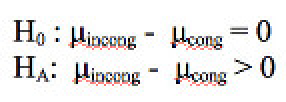
#> input picture data_analysis/stroop/images/hypothesis.jpg, 143 x 51 px, given in place of tower_bridge.jpg, which was not available (shown 2 times larger)
$ jupyter execute --allow-errors absolute_basics.ipynb   (text cells are left out)
#> lines starting #> are read from the running program, lines starting #| are printed output that depends on the picture; after the words box and inside, x2 and y2 are one past the last pixel; in counts of white or black regions, pixels touching at a corner belong together; pictures that were not available may be replaced by others from this repository, and a replacement may not be noted
[cell 1]
import cv2
import numpy as np
import matplotlib.pyplot as plt
from IPython.display import Video

[cell 2]
#Helper functions
def display_two_images(img1,img2):
    _,axes = plt.subplots(1,2,figsize=(10,5))
    axes[0].imshow(img1)
    axes[1].imshow(img2)

[cell 3]
# Read and show an image
def read_and_show_image(fn):
    image = cv2.imread(fn)
    window = cv2.namedWindow('Image',cv2.WINDOW_AUTOSIZE)
    cv2.imshow(window,image)
    cv2.waitKey(0)
    cv2.destroyWindow('Image')

#read_and_show_image('images/tower_bridge.jpg')

[cell 4]
# Read and show a video
def read_and_show_video(fn):
    window = cv2.namedWindow('Video',cv2.WINDOW_AUTOSIZE)
    cap = cv2.VideoCapture()
    if cap.open(fn):
        (success,frame) = cap.read()
        while(success):
            cv2.imshow(window,frame)
            if(cv2.waitKey(33) >=0):
                break
            (success,frame) = cap.read()
    cv2.destroyWindow('Video')

#read_and_show_video('videos/piano.mp4')

[cell 5]
# Add a trackbar slider to the video viewer for moving around
# within the video file

[cell 6]
# Read and show image inline
def read_and_convert_image(fn):
#> called with fn = 'images/tower_bridge.jpg'
    image = cv2.imread(fn)
#> image is the input picture: shape (51, 143, 3); mean B, G, R 232.7, 233.2, 234.7
    return cv2.cvtColor(image,cv2.COLOR_BGR2RGB)

plt.imshow(read_and_convert_image('images/tower_bridge.jpg'));
#> (this line was passed over: IPython is not available in this run)

[cell 7]
# smooth image
def smooth_image(image):
    image = cv2.GaussianBlur(image,(5,5),3)
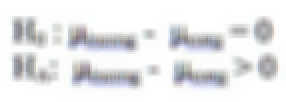
#> image: shape (51, 143, 3) (shown 2 times larger); mean of channels 0, 1, 2 234.7, 233.2, 232.7; drawn as B, G, R
    image = cv2.GaussianBlur(image,(5,5),3)
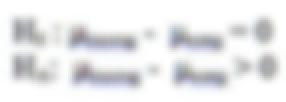
#> image: shape (51, 143, 3) (shown 2 times larger); mean of channels 0, 1, 2 234.7, 233.2, 232.7; drawn as B, G, R
    return image

image = read_and_convert_image('images/tower_bridge.jpg')
out = smooth_image(image)
display_two_images(image,out)
#> (the call stopped at in display_two_images, `_,axes = plt.subplots(1,2,figsize=(10,5))`: IPython is not available in this run)

[cell 8]
image = read_and_convert_image("images/tower_bridge.jpg")
display_two_images(image,cv2.pyrDown(image,image))
#> (the call stopped at in display_two_images, `_,axes = plt.subplots(1,2,figsize=(10,5))`: IPython is not available in this run)

[cell 9]
def cannyEdgeDetect(image):
    image = cv2.cvtColor(image,cv2.COLOR_RGB2GRAY)
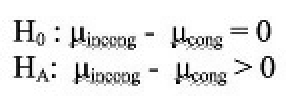
#> image: shape (51, 143) (shown 2 times larger); min 0, max 255, mean 233.6
    edge_image = np.zeros_like(image)
    edge_image = None
    return cv2.Canny(image,threshold1=10,
                     threshold2=100,apertureSize=3,L2gradient=True)
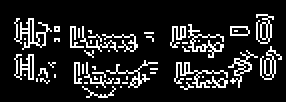
#> returned value: shape (51, 143) (shown 2 times larger); 13.6% white in thin lines or dots, all inside (x1, y1, x2, y2) = (7, 7, 141, 49)

image = read_and_convert_image("images/tower_bridge.jpg")
edge = cannyEdgeDetect(image)
#> (the rest of this cell did not finish here and is left out)

[cell 10]
def primaryEdgeDetect(image):
    image = cv2.cvtColor(image,cv2.COLOR_RGB2GRAY)
    image = cv2.pyrDown(image)
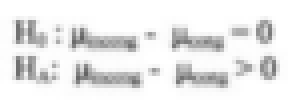
#> image: shape (26, 72) (shown 4 times larger); min 100, max 255, mean 234.2
    image = cv2.pyrDown(image)
    image = cv2.Canny(image,threshold1=10,threshold2=100,
                     apertureSize=3,L2gradient=True)
    return image
image = read_and_convert_image("images/tower_bridge.jpg")
edge = primaryEdgeDetect(image)
#> (the rest of this cell did not finish here and is left out)

[cell 11]
def convertVideoToLogPolarTransform(ipfn,opfn):
#> called with ipfn = 'videos/piano.mp4', opfn = 'videos/piano_lpf.mp4'
    cap = cv2.VideoCapture(ipfn)
    fps = cap.get(cv2.CAP_PROP_FPS)
    width = int(cap.get(cv2.CAP_PROP_FRAME_WIDTH))
    height = int(cap.get(cv2.CAP_PROP_FRAME_HEIGHT))
    writer = cv2.VideoWriter(opfn,cv2.VideoWriter_fourcc('M','J','P','G'),
                           fps,(width,height))
    (success,frame) = cap.read()
    while success:
        lpframe = cv2.logPolar(frame,(frame.shape[0]/2,frame.shape[1]/2),
                    40,cv2.WARP_FILL_OUTLIERS)
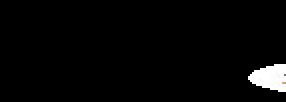
#> lpframe: shape (51, 143, 3) (shown 2 times larger); mean B, G, R 6.6, 6.6, 6.7
        writer.write(lpframe)
        (success,frame) = cap.read()
    cap.release()
    writer.release()
    return True
retval = convertVideoToLogPolarTransform('videos/piano.mp4',
                                         'videos/piano_lpf.mp4')
print(retval)
